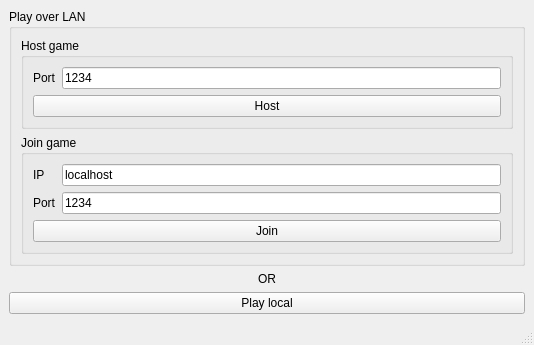
<?xml version="1.0" encoding="UTF-8"?>
<ui version="4.0">
 <class>LocalMultiplayer</class>
 <widget class="QMainWindow" name="LocalMultiplayer">
  <property name="geometry">
   <rect>
    <x>0</x>
    <y>0</y>
    <width>534</width>
    <height>339</height>
   </rect>
  </property>
  <property name="windowTitle">
   <string>Game Connector</string>
  </property>
  <widget class="QWidget" name="centralwidget">
   <layout class="QVBoxLayout" name="verticalLayout_3">
    <item>
     <widget class="QGroupBox" name="groupBox_3">
      <property name="title">
       <string>Play over LAN</string>
      </property>
      <layout class="QVBoxLayout" name="verticalLayout_2">
       <item>
        <widget class="QGroupBox" name="groupBox">
         <property name="title">
          <string>Host game</string>
         </property>
         <layout class="QFormLayout" name="formLayout">
          <item row="0" column="0">
           <widget class="QLabel" name="lblPort">
            <property name="text">
             <string>Port</string>
            </property>
           </widget>
          </item>
          <item row="0" column="1">
           <widget class="QLineEdit" name="txtPort">
            <property name="text">
             <string>1234</string>
            </property>
           </widget>
          </item>
          <item row="2" column="0" colspan="2">
           <widget class="QPushButton" name="btnHost">
            <property name="text">
             <string>Host</string>
            </property>
           </widget>
          </item>
         </layout>
        </widget>
       </item>
       <item>
        <widget class="QGroupBox" name="groupBox_2">
         <property name="title">
          <string>Join game</string>
         </property>
         <layout class="QFormLayout" name="formLayout_2">
          <item row="1" column="0">
           <widget class="QLabel" name="lblIp">
            <property name="text">
             <string>IP</string>
            </property>
           </widget>
          </item>
          <item row="1" column="1">
           <widget class="QLineEdit" name="txtHostIp">
            <property name="text">
             <string>localhost</string>
            </property>
           </widget>
          </item>
          <item row="4" column="0">
           <widget class="QLabel" name="lblPort_2">
            <property name="text">
             <string>Port</string>
            </property>
           </widget>
          </item>
          <item row="4" column="1">
           <widget class="QLineEdit" name="txtHostPort">
            <property name="text">
             <string>1234</string>
            </property>
           </widget>
          </item>
          <item row="5" column="0" colspan="2">
           <widget class="QPushButton" name="btnJoin">
            <property name="text">
             <string>Join</string>
            </property>
           </widget>
          </item>
         </layout>
        </widget>
       </item>
      </layout>
     </widget>
    </item>
    <item>
     <widget class="QLabel" name="lbl">
      <property name="text">
       <string>OR</string>
      </property>
      <property name="alignment">
       <set>Qt::AlignCenter</set>
      </property>
     </widget>
    </item>
    <item>
     <widget class="QPushButton" name="btnPlayLocal">
      <property name="text">
       <string>Play local</string>
      </property>
     </widget>
    </item>
   </layout>
  </widget>
  <widget class="QStatusBar" name="statusbar"/>
 </widget>
 <resources/>
 <connections/>
</ui>
